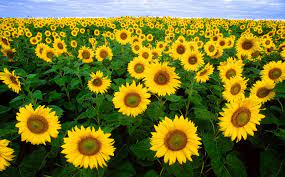
#> input picture 7thSemLab/DIP/images/flower1.jpeg, 285 x 177 px
$ jupyter execute Q10.ipynb
#> lines starting #> are read from the running program, lines starting #| are printed output that depends on the picture; after the words box and inside, x2 and y2 are one past the last pixel; in counts of white or black regions, pixels touching at a corner belong together
[cell 1]
import cv2
import numpy as np
import matplotlib.pyplot as plt
img = cv2.imread("./images/flower1.jpeg",0)
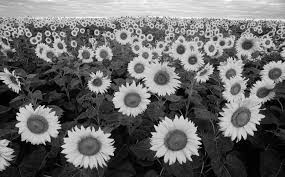
#> img: shape (177, 285); min 0, max 255, mean 106.2
row, column = img.shape
#> row = 177; column = 285
img1 = np.zeros((row, column), dtype=np.uint8)
min_range = 10
max_range = 60
for i in range(row):
    for j in range(column):
        if min_range < img[i, j] < max_range:
            img1[i, j] = 255
        else:
            img1[i, j] = 0
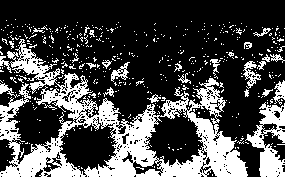
#> img1: shape (177, 285); 29.2% white; 480 white regions (455 under 20 px), largest, box (x1, y1, x2, y2) and area: (0, 39, 248, 177) 10755, (245, 102, 285, 177) 1373, (243, 61, 261, 89) 197

plt.figure(figsize=(12,6))

plt.subplot(241)
plt.title("Original Image")
plt.imshow(img,cmap="gray")
plt.axis("off")

plt.subplot(242)
plt.title("Sliced Image")
plt.imshow(img1,cmap="gray")
plt.axis("off")

plt.tight_layout()
plt.show()
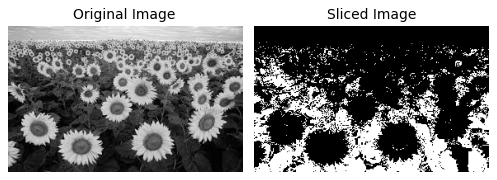
#> figure drawn by matplotlib, 2 panels

$ run again, with 7thSemLab/DIP/images/flower2.jpeg copied over 7thSemLab/DIP/images/flower1.jpeg
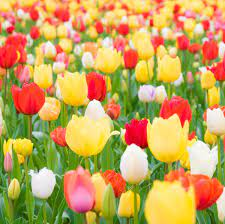
#> input picture 7thSemLab/DIP/images/flower2.jpeg, 225 x 224 px
#> after the loop `for i in range(row):`:
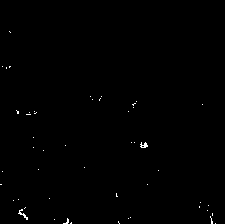
#> img1: shape (224, 225); 0.33% white in thin lines or dots, all inside (x1, y1, x2, y2) = (0, 31, 216, 224)
#> `plt.show()`:
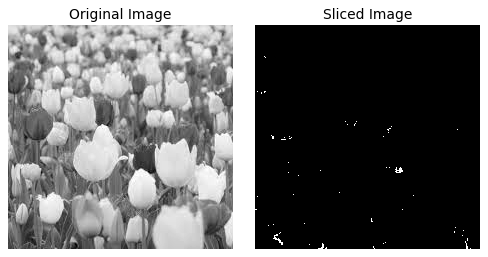
#> figure drawn by matplotlib, 2 panels

$ run again, with 7thSemLab/DIP/images/penguin.jpeg copied over 7thSemLab/DIP/images/flower1.jpeg
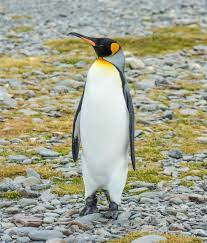
#> input picture 7thSemLab/DIP/images/penguin.jpeg, 207 x 243 px
#> after the loop `for i in range(row):`:
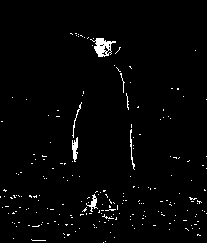
#> img1: shape (243, 207); 2.1% white in thin lines or dots, all inside (x1, y1, x2, y2) = (0, 33, 207, 243)
#> `plt.show()`:
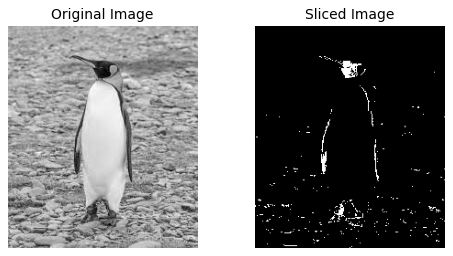
#> figure drawn by matplotlib, 2 panels
